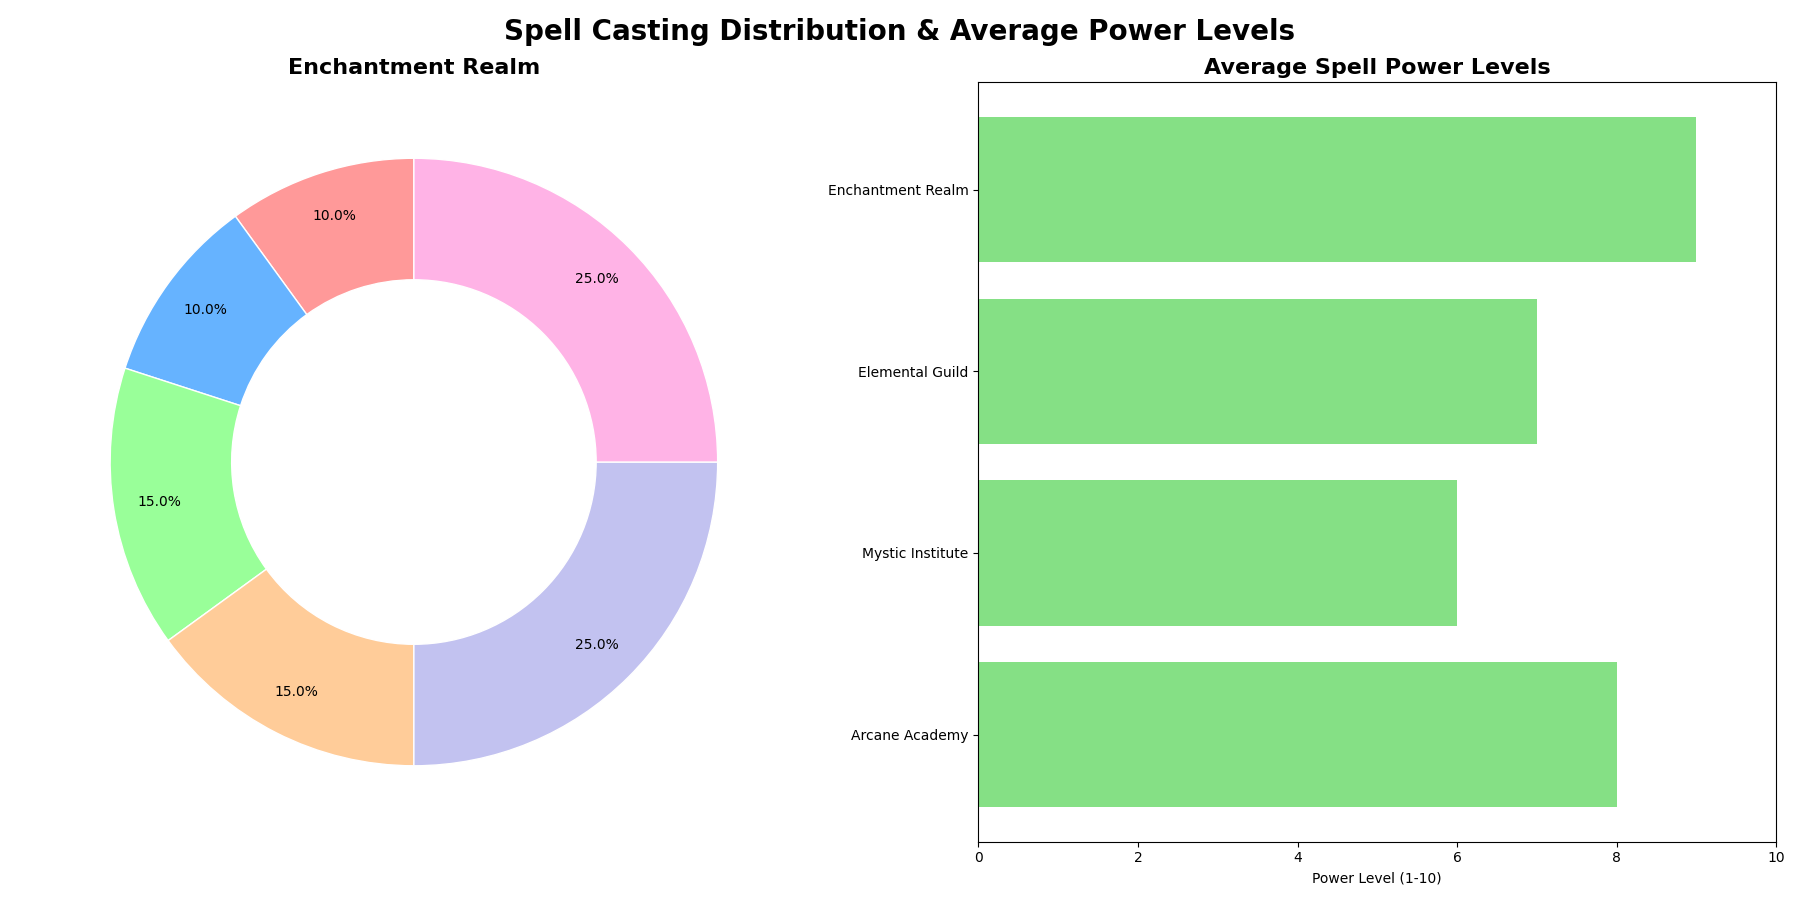

Write the Python code that produced this figure.
import matplotlib.pyplot as plt
import numpy as np

# Data Creation
wizardry_schools = ['Arcane Academy', 'Mystic Institute', 'Elemental Guild', 'Enchantment Realm']
spell_types = ['Fire Spells', 'Water Spells', 'Earth Spells', 'Air Spells', 'Lightning Spells', 'Healing Spells']

arcane_spells = [25, 5, 20, 10, 30, 10]
mystic_spells = [15, 30, 10, 25, 0, 20]
elemental_spells = [35, 5, 20, 25, 15, 0]
enchantment_spells = [10, 10, 15, 15, 25, 25]

average_power_levels = [8, 6, 7, 9]

colors = ['#ff9999', '#66b3ff', '#99ff99', '#ffcc99', '#c2c2f0', '#ffb3e6']

# Create the figure and axis for subplots
fig, (ax1, ax2) = plt.subplots(1, 2, figsize=(18, 9))

# Plotting the pie charts for each Wizardry school
data = [arcane_spells, mystic_spells, elemental_spells, enchantment_spells]

for i, school_data in enumerate(data):
    ax1.clear()
    ax1.pie(
        school_data,
        autopct='%1.1f%%',
        pctdistance=0.85,
        colors=colors,
        startangle=90,
        wedgeprops=dict(width=0.4, edgecolor='w')
    )
    center_circle = plt.Circle((0, 0), 0.55, fc='white')
    ax1.add_artist(center_circle)
    ax1.set_title(wizardry_schools[i], fontsize=16, fontweight='bold', loc='center')
    plt.pause(1)

fig.suptitle("Spell Casting Distribution & Average Power Levels", fontsize=20, fontweight='bold')

# Plotting the bar chart showing average power levels
ax2.barh(wizardry_schools, average_power_levels, color='#85e085')
ax2.set_title('Average Spell Power Levels', fontsize=16, fontweight='bold')
ax2.set_xlabel('Power Level (1-10)')
ax2.set_xlim(0, 10)

# Adjust layout
plt.tight_layout()

# Show plot
plt.show()
